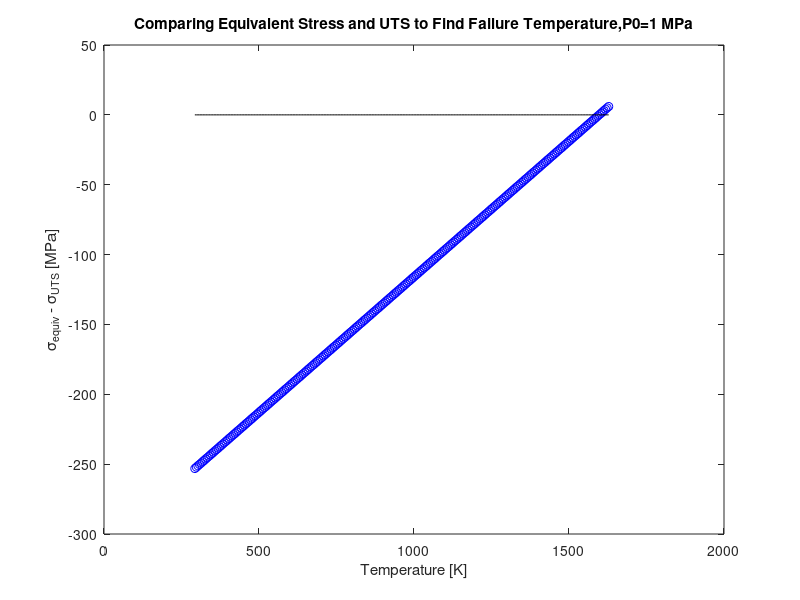
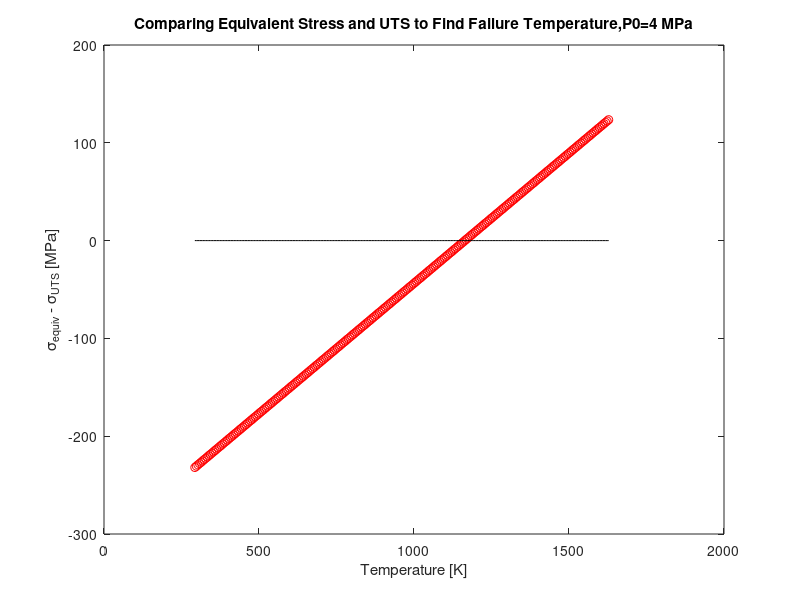
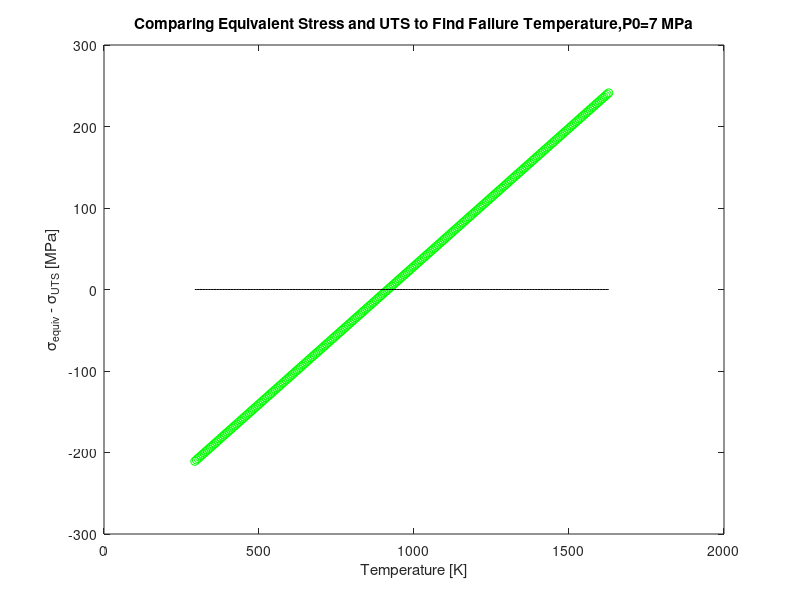

These charts were generated, in order, by the following MATLAB code:
%% Lewis Gross NE 423 HW 4

% Question 3
R = 0.535; % cm
R0 = 0.605; % cm
rat = R0/R ;
T0 = 293 ;% K   
Tstop = 1628 ; % K guess past break
Tvec = [T0:5:Tstop] ; % 5 K per second
times  = [0:1:(Tstop - T0)/5] ;% change in temp / heating rate = final time
if(length(Tvec)~=length(times))
    disp('issue with time/temp mapping' )
end
sig_UTS = 310 - 0.17*Tvec ;

% starting at 1 MPa
Pvec_1 = Tvec.*(1/T0); % MPa
sig_equiv1 = Pvec_1 * sqrt(rat^2+(rat+1)^2+1) / ( 2*sqrt(2)*(rat-1) );
figure(1);plot(Tvec,sig_equiv1-sig_UTS,'bo',Tvec,zeros(size(Tvec)),'k')
xlabel('Temperature [K]')
ylabel('\sigma_{equiv} - \sigma_{UTS} [MPa]')
title('Comparing Equivalent Stress and UTS to Find Failure Temperature,P0=1 MPa')


% starting at 4 MPa
Pvec_4 = Tvec.*(4/T0); % MPa
sig_equiv4 = Pvec_4 * sqrt(rat^2+(rat+1)^2+1) / ( 2*sqrt(2)*(rat-1) );
figure(2);plot(Tvec,sig_equiv4-sig_UTS,'ro',Tvec,zeros(size(Tvec)),'k')
xlabel('Temperature [K]')
ylabel('\sigma_{equiv} - \sigma_{UTS} [MPa]')
title('Comparing Equivalent Stress and UTS to Find Failure Temperature,P0=4 MPa')

% starting at 7 MPa
Pvec_7 = Tvec.*(7/T0); % MPa
sig_equiv7 = Pvec_7 * sqrt(rat^2+(rat+1)^2+1) / ( 2*sqrt(2)*(rat-1) );
figure(3);plot(Tvec,sig_equiv7-sig_UTS,'go',Tvec,zeros(size(Tvec)),'k')
xlabel('Temperature [K]')
ylabel('\sigma_{equiv} - \sigma_{UTS} [MPa]')
title('Comparing Equivalent Stress and UTS to Find Failure Temperature,P0=7 MPa')
